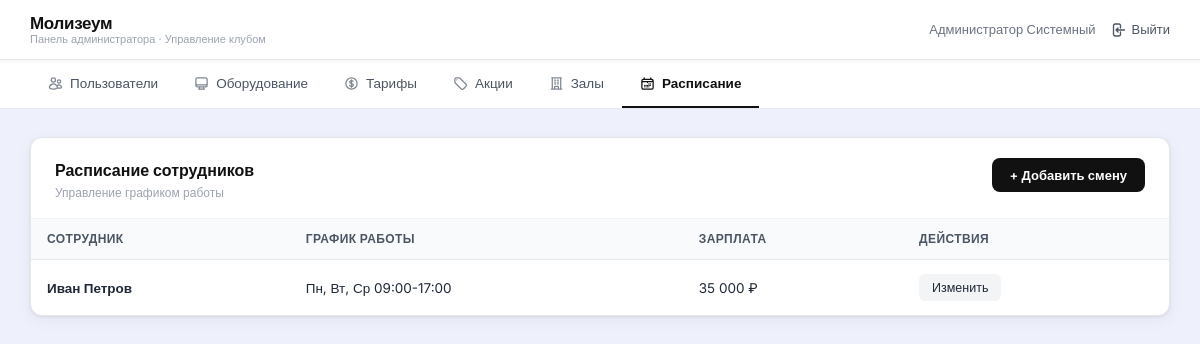
The page /admin/schedule.php (signed in) on the database its author committed.
### tables this page shows
CREATE TABLE IF NOT EXISTS `users` (
  `id`           INT AUTO_INCREMENT PRIMARY KEY,
  `first_name`   VARCHAR(50)  NOT NULL,
  `last_name`    VARCHAR(50)  NOT NULL,
  `email`        VARCHAR(100) NOT NULL UNIQUE,
  `phone`        VARCHAR(20)  NOT NULL,
  `password`     VARCHAR(255) NOT NULL,
  `role`         ENUM('admin','employee','client') NOT NULL DEFAULT 'client',
  `status`       ENUM('active','blocked','unconfirmed') NOT NULL DEFAULT 'active',
  `balance`      DECIMAL(10,2) NOT NULL DEFAULT 0.00,
  `schedule`     VARCHAR(100) DEFAULT NULL COMMENT 'График работы сотрудника',
  `salary`       INT DEFAULT NULL COMMENT 'Зарплата сотрудника (руб)',
  `created_at`   TIMESTAMP NOT NULL DEFAULT CURRENT_TIMESTAMP
);

### admin/schedule.php (the view, shortened to what this page needs)
<?php
require_once '../config.php';
$employees = $conn->query("SELECT id, first_name, last_name, schedule, salary FROM users WHERE role='employee' ORDER BY id ASC");
?>
<!DOCTYPE html>
<html lang="ru">
<head>
    <link rel="stylesheet" href="../css/style.css">
</head>
<body>
<?php include 'header.php'; ?>
<div class="main-content">
    <div class="table-card">
        <div class="table-card-header">
            <div>
                <div class="table-card-title">Расписание сотрудников</div>
                <div class="table-card-desc">Управление графиком работы</div>
            </div>
            <button class="btn-add" onclick="openModal()">+ Добавить смену</button>
        </div>
        <table class="data-table">
            <thead>
                <tr><th>Сотрудник</th><th>График работы</th><th>Зарплата</th><th>Действия</th></tr>
            </thead>
            <tbody>
            <?php
            while ($row = $employees->fetch_assoc()):
            ?>
            <tr>
                <td><strong><?= htmlspecialchars($row['first_name'].' '.$row['last_name']) ?></strong></td>
                <td><?= $row['schedule'] ? htmlspecialchars($row['schedule']) : '<span style="color:#9ca3af">Не задан</span>' ?></td>
                <td><?= $row['salary'] ? number_format($row['salary'],0,'.',' ').' ₽' : '—' ?></td>
                <td>
                    <button class="action-btn btn-edit" onclick="editRow(<?= htmlspecialchars(json_encode($row)) ?>)">Изменить</button>
                </td>
            </tr>
            <?php endwhile; ?>
            </tbody>
        </table>
    </div>
</div>
</body>
</html>

### css/style.css (style rules this page uses)
:root { --bg: #eef1fb; --white: #ffffff; --black: #111111; --gray-50: #f9fafb; --gray-100: #f3f4f6; --gray-200: #e5e7eb; --gray-400: #9ca3af; --gray-600: #4b5563; --gray-800: #1f2937; --red: #e11d48; --red-light: #fce7ef; --red-dark: #be123c; --green: #16a34a; --green-light: #dcfce7; --blue: #2563eb; --blue-light: #eff6ff; --yellow-light: #fef9c3; --yellow: #a16207; --shadow: 0 1px 3px rgba(0,0,0,.08), 0 4px 16px rgba(0,0,0,.05); --radius: 12px; --radius-sm: 8px; --radius-xs: 6px; }
* { box-sizing: border-box; margin: 0; padding: 0; }
body { font-family: 'Inter', sans-serif; background: var(--bg); color: var(--gray-800); min-height: 100vh; font-size: 14px; line-height: 1.5; }
.main-content { max-width: 1280px; margin: 0 auto; padding: 28px 30px; }
.table-card { background: var(--white); border-radius: var(--radius); border: 1px solid var(--gray-200); overflow: hidden; box-shadow: var(--shadow); }
.table-card-header { display: flex; justify-content: space-between; align-items: flex-start; padding: 20px 24px 16px; border-bottom: 1px solid var(--gray-100); }
.table-card-title { font-size: 16px; font-weight: 700; color: var(--black); }
.table-card-desc { font-size: 12px; color: var(--gray-400); margin-top: 2px; }
.btn-add { background: var(--black); color: var(--white); border: none; padding: 9px 18px; border-radius: var(--radius-sm); font-family: 'Inter', sans-serif; font-size: 13px; font-weight: 600; cursor: pointer; transition: background .15s; white-space: nowrap; }
.data-table { width: 100%; border-collapse: collapse; font-size: 13.5px; }
.data-table thead th { text-align: left; padding: 11px 16px; color: var(--gray-600); font-size: 12px; font-weight: 600; text-transform: uppercase; letter-spacing: 0.4px; background: var(--gray-50); border-bottom: 1px solid var(--gray-200); }
.data-table tbody td { padding: 14px 16px; border-bottom: 1px solid var(--gray-100); color: var(--gray-800); vertical-align: middle; }
.data-table tbody tr:last-child td { border-bottom: none; }
.action-btn { display: inline-flex; align-items: center; padding: 6px 13px; border-radius: var(--radius-xs); font-family: 'Inter', sans-serif; font-size: 12.5px; font-weight: 500; cursor: pointer; border: none; transition: background .15s, color .15s; text-decoration: none; }
.btn-edit { background: var(--gray-100); color: var(--gray-800); margin-right: 6px; }

### rows shown on the page
users: first_name+last_name "Иван Петров", schedule "Пн, Вт, Ср 09:00-17:00", salary "35 000"

### other values the page prints
$name "Администратор Системный"
